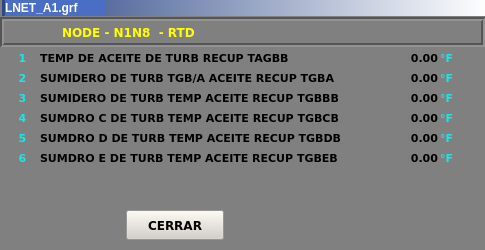
<?xml version="1.0" encoding="UTF-8"?>
<ui version="4.0">
 <class>Inet_AI_16</class>
 <widget class="QWidget" name="Inet_AI_16">
  <property name="geometry">
   <rect>
    <x>0</x>
    <y>0</y>
    <width>485</width>
    <height>250</height>
   </rect>
  </property>
  <property name="minimumSize">
   <size>
    <width>485</width>
    <height>250</height>
   </size>
  </property>
  <property name="maximumSize">
   <size>
    <width>485</width>
    <height>250</height>
   </size>
  </property>
  <property name="windowTitle">
   <string>Inet_AI_16</string>
  </property>
  <property name="styleSheet">
   <string notr="true">background-color: rgb(128, 128, 128);</string>
  </property>
  <widget class="QLabel" name="lbNum_1">
   <property name="geometry">
    <rect>
     <x>12</x>
     <y>50</y>
     <width>21</width>
     <height>16</height>
    </rect>
   </property>
   <property name="font">
    <font>
     <family>Verdana</family>
     <pointsize>8</pointsize>
     <weight>75</weight>
     <bold>true</bold>
    </font>
   </property>
   <property name="styleSheet">
    <string notr="true">color: rgb(22, 232, 232);</string>
   </property>
   <property name="text">
    <string>1</string>
   </property>
   <property name="alignment">
    <set>Qt::AlignCenter</set>
   </property>
  </widget>
  <widget class="QLabel" name="lbUni_5">
   <property name="geometry">
    <rect>
     <x>440</x>
     <y>130</y>
     <width>43</width>
     <height>16</height>
    </rect>
   </property>
   <property name="font">
    <font>
     <family>Verdana</family>
     <pointsize>8</pointsize>
     <weight>75</weight>
     <bold>true</bold>
    </font>
   </property>
   <property name="styleSheet">
    <string notr="true">color: rgb(22, 232, 232);</string>
   </property>
   <property name="text">
    <string>°F</string>
   </property>
   <property name="alignment">
    <set>Qt::AlignLeading|Qt::AlignLeft|Qt::AlignVCenter</set>
   </property>
  </widget>
  <widget class="QLabel" name="lbTit_5">
   <property name="geometry">
    <rect>
     <x>40</x>
     <y>130</y>
     <width>340</width>
     <height>16</height>
    </rect>
   </property>
   <property name="font">
    <font>
     <family>Verdana</family>
     <pointsize>8</pointsize>
     <weight>75</weight>
     <bold>true</bold>
    </font>
   </property>
   <property name="text">
    <string>SUMDRO D DE TURB TEMP ACEITE RECUP TGBDB</string>
   </property>
  </widget>
  <widget class="QLabel" name="lbUni_2">
   <property name="geometry">
    <rect>
     <x>440</x>
     <y>70</y>
     <width>43</width>
     <height>16</height>
    </rect>
   </property>
   <property name="font">
    <font>
     <family>Verdana</family>
     <pointsize>8</pointsize>
     <weight>75</weight>
     <bold>true</bold>
    </font>
   </property>
   <property name="styleSheet">
    <string notr="true">color: rgb(22, 232, 232);</string>
   </property>
   <property name="text">
    <string>°F</string>
   </property>
   <property name="alignment">
    <set>Qt::AlignLeading|Qt::AlignLeft|Qt::AlignVCenter</set>
   </property>
  </widget>
  <widget class="QLabel" name="lbUni_3">
   <property name="geometry">
    <rect>
     <x>440</x>
     <y>90</y>
     <width>43</width>
     <height>16</height>
    </rect>
   </property>
   <property name="font">
    <font>
     <family>Verdana</family>
     <pointsize>8</pointsize>
     <weight>75</weight>
     <bold>true</bold>
    </font>
   </property>
   <property name="styleSheet">
    <string notr="true">color: rgb(22, 232, 232);</string>
   </property>
   <property name="text">
    <string>°F</string>
   </property>
   <property name="alignment">
    <set>Qt::AlignLeading|Qt::AlignLeft|Qt::AlignVCenter</set>
   </property>
  </widget>
  <widget class="QLabel" name="lbTit_3">
   <property name="geometry">
    <rect>
     <x>40</x>
     <y>90</y>
     <width>340</width>
     <height>16</height>
    </rect>
   </property>
   <property name="font">
    <font>
     <family>Verdana</family>
     <pointsize>8</pointsize>
     <weight>75</weight>
     <bold>true</bold>
    </font>
   </property>
   <property name="text">
    <string>SUMIDERO DE TURB TEMP ACEITE RECUP TGBBB</string>
   </property>
  </widget>
  <widget class="QLabel" name="lbTit_1">
   <property name="geometry">
    <rect>
     <x>40</x>
     <y>50</y>
     <width>340</width>
     <height>16</height>
    </rect>
   </property>
   <property name="font">
    <font>
     <family>Verdana</family>
     <pointsize>8</pointsize>
     <weight>75</weight>
     <bold>true</bold>
    </font>
   </property>
   <property name="text">
    <string>TEMP DE ACEITE DE TURB RECUP TAGBB</string>
   </property>
  </widget>
  <widget class="QLabel" name="lbNum_3">
   <property name="geometry">
    <rect>
     <x>12</x>
     <y>90</y>
     <width>21</width>
     <height>16</height>
    </rect>
   </property>
   <property name="font">
    <font>
     <family>Verdana</family>
     <pointsize>8</pointsize>
     <weight>75</weight>
     <bold>true</bold>
    </font>
   </property>
   <property name="styleSheet">
    <string notr="true">color: rgb(22, 232, 232);</string>
   </property>
   <property name="text">
    <string>3</string>
   </property>
   <property name="alignment">
    <set>Qt::AlignCenter</set>
   </property>
  </widget>
  <widget class="QLabel" name="lbNum_4">
   <property name="geometry">
    <rect>
     <x>12</x>
     <y>110</y>
     <width>21</width>
     <height>16</height>
    </rect>
   </property>
   <property name="font">
    <font>
     <family>Verdana</family>
     <pointsize>8</pointsize>
     <weight>75</weight>
     <bold>true</bold>
    </font>
   </property>
   <property name="styleSheet">
    <string notr="true">color: rgb(22, 232, 232);</string>
   </property>
   <property name="text">
    <string>4</string>
   </property>
   <property name="alignment">
    <set>Qt::AlignCenter</set>
   </property>
  </widget>
  <widget class="QFrame" name="frame_2">
   <property name="geometry">
    <rect>
     <x>2</x>
     <y>0</y>
     <width>485</width>
     <height>16</height>
    </rect>
   </property>
   <property name="styleSheet">
    <string notr="true">background-color: qlineargradient(spread:pad, x1:0, y1:0, x2:1, y2:0, stop:0 rgba(43, 71, 134, 255), stop:1 rgba(255, 255, 255, 255));</string>
   </property>
   <property name="frameShape">
    <enum>QFrame::Panel</enum>
   </property>
   <property name="frameShadow">
    <enum>QFrame::Raised</enum>
   </property>
   <property name="lineWidth">
    <number>0</number>
   </property>
   <widget class="QLabel" name="lbIP">
    <property name="geometry">
     <rect>
      <x>3</x>
      <y>0</y>
      <width>101</width>
      <height>16</height>
     </rect>
    </property>
    <property name="font">
     <font>
      <pointsize>9</pointsize>
      <weight>75</weight>
      <bold>true</bold>
     </font>
    </property>
    <property name="styleSheet">
     <string notr="true">background-color: rgb(74, 110, 195);
background-color: rgb(74, 110, 195);
color: rgb(255, 255, 255);</string>
    </property>
    <property name="text">
     <string>LNET_A1.grf</string>
    </property>
   </widget>
  </widget>
  <widget class="QLabel" name="lbTit_2">
   <property name="geometry">
    <rect>
     <x>40</x>
     <y>70</y>
     <width>340</width>
     <height>16</height>
    </rect>
   </property>
   <property name="font">
    <font>
     <family>Verdana</family>
     <pointsize>8</pointsize>
     <weight>75</weight>
     <bold>true</bold>
    </font>
   </property>
   <property name="text">
    <string>SUMIDERO DE TURB TGB/A ACEITE RECUP TGBA</string>
   </property>
  </widget>
  <widget class="QLabel" name="lbNumDes_3">
   <property name="geometry">
    <rect>
     <x>388</x>
     <y>90</y>
     <width>50</width>
     <height>16</height>
    </rect>
   </property>
   <property name="font">
    <font>
     <family>Verdana</family>
     <pointsize>8</pointsize>
     <weight>75</weight>
     <bold>true</bold>
    </font>
   </property>
   <property name="text">
    <string>0.00</string>
   </property>
   <property name="alignment">
    <set>Qt::AlignRight|Qt::AlignTrailing|Qt::AlignVCenter</set>
   </property>
  </widget>
  <widget class="QLabel" name="lbNum_6">
   <property name="geometry">
    <rect>
     <x>12</x>
     <y>150</y>
     <width>21</width>
     <height>16</height>
    </rect>
   </property>
   <property name="font">
    <font>
     <family>Verdana</family>
     <pointsize>8</pointsize>
     <weight>75</weight>
     <bold>true</bold>
    </font>
   </property>
   <property name="styleSheet">
    <string notr="true">color: rgb(22, 232, 232);</string>
   </property>
   <property name="text">
    <string>6</string>
   </property>
   <property name="alignment">
    <set>Qt::AlignCenter</set>
   </property>
  </widget>
  <widget class="QLabel" name="lbNum_2">
   <property name="geometry">
    <rect>
     <x>12</x>
     <y>70</y>
     <width>21</width>
     <height>16</height>
    </rect>
   </property>
   <property name="font">
    <font>
     <family>Verdana</family>
     <pointsize>8</pointsize>
     <weight>75</weight>
     <bold>true</bold>
    </font>
   </property>
   <property name="styleSheet">
    <string notr="true">color: rgb(22, 232, 232);</string>
   </property>
   <property name="text">
    <string>2</string>
   </property>
   <property name="alignment">
    <set>Qt::AlignCenter</set>
   </property>
  </widget>
  <widget class="QLabel" name="lbTit_4">
   <property name="geometry">
    <rect>
     <x>40</x>
     <y>110</y>
     <width>340</width>
     <height>16</height>
    </rect>
   </property>
   <property name="font">
    <font>
     <family>Verdana</family>
     <pointsize>8</pointsize>
     <weight>75</weight>
     <bold>true</bold>
    </font>
   </property>
   <property name="text">
    <string>SUMDRO C DE TURB TEMP ACEITE RECUP TGBCB</string>
   </property>
  </widget>
  <widget class="QLabel" name="lbNumDes_2">
   <property name="geometry">
    <rect>
     <x>388</x>
     <y>70</y>
     <width>50</width>
     <height>16</height>
    </rect>
   </property>
   <property name="font">
    <font>
     <family>Verdana</family>
     <pointsize>8</pointsize>
     <weight>75</weight>
     <bold>true</bold>
    </font>
   </property>
   <property name="text">
    <string>0.00</string>
   </property>
   <property name="alignment">
    <set>Qt::AlignRight|Qt::AlignTrailing|Qt::AlignVCenter</set>
   </property>
  </widget>
  <widget class="QLabel" name="lbNumDes_5">
   <property name="geometry">
    <rect>
     <x>388</x>
     <y>130</y>
     <width>50</width>
     <height>16</height>
    </rect>
   </property>
   <property name="font">
    <font>
     <family>Verdana</family>
     <pointsize>8</pointsize>
     <weight>75</weight>
     <bold>true</bold>
    </font>
   </property>
   <property name="text">
    <string>0.00</string>
   </property>
   <property name="alignment">
    <set>Qt::AlignRight|Qt::AlignTrailing|Qt::AlignVCenter</set>
   </property>
  </widget>
  <widget class="QLabel" name="lbUni_4">
   <property name="geometry">
    <rect>
     <x>440</x>
     <y>110</y>
     <width>43</width>
     <height>16</height>
    </rect>
   </property>
   <property name="font">
    <font>
     <family>Verdana</family>
     <pointsize>8</pointsize>
     <weight>75</weight>
     <bold>true</bold>
    </font>
   </property>
   <property name="styleSheet">
    <string notr="true">color: rgb(22, 232, 232);</string>
   </property>
   <property name="text">
    <string>°F</string>
   </property>
   <property name="alignment">
    <set>Qt::AlignLeading|Qt::AlignLeft|Qt::AlignVCenter</set>
   </property>
  </widget>
  <widget class="QLabel" name="lbUni_1">
   <property name="geometry">
    <rect>
     <x>440</x>
     <y>50</y>
     <width>43</width>
     <height>16</height>
    </rect>
   </property>
   <property name="font">
    <font>
     <family>Verdana</family>
     <pointsize>8</pointsize>
     <weight>75</weight>
     <bold>true</bold>
    </font>
   </property>
   <property name="styleSheet">
    <string notr="true">color: rgb(22, 232, 232);</string>
   </property>
   <property name="text">
    <string>°F</string>
   </property>
   <property name="alignment">
    <set>Qt::AlignLeading|Qt::AlignLeft|Qt::AlignVCenter</set>
   </property>
  </widget>
  <widget class="QLabel" name="lbNum_5">
   <property name="geometry">
    <rect>
     <x>12</x>
     <y>130</y>
     <width>21</width>
     <height>16</height>
    </rect>
   </property>
   <property name="font">
    <font>
     <family>Verdana</family>
     <pointsize>8</pointsize>
     <weight>75</weight>
     <bold>true</bold>
    </font>
   </property>
   <property name="styleSheet">
    <string notr="true">color: rgb(22, 232, 232);</string>
   </property>
   <property name="text">
    <string>5</string>
   </property>
   <property name="alignment">
    <set>Qt::AlignCenter</set>
   </property>
  </widget>
  <widget class="QLabel" name="lbNumDes_4">
   <property name="geometry">
    <rect>
     <x>388</x>
     <y>110</y>
     <width>50</width>
     <height>16</height>
    </rect>
   </property>
   <property name="font">
    <font>
     <family>Verdana</family>
     <pointsize>8</pointsize>
     <weight>75</weight>
     <bold>true</bold>
    </font>
   </property>
   <property name="text">
    <string>0.00</string>
   </property>
   <property name="alignment">
    <set>Qt::AlignRight|Qt::AlignTrailing|Qt::AlignVCenter</set>
   </property>
  </widget>
  <widget class="QLabel" name="lbTit_6">
   <property name="geometry">
    <rect>
     <x>40</x>
     <y>150</y>
     <width>340</width>
     <height>16</height>
    </rect>
   </property>
   <property name="font">
    <font>
     <family>Verdana</family>
     <pointsize>8</pointsize>
     <weight>75</weight>
     <bold>true</bold>
    </font>
   </property>
   <property name="text">
    <string>SUMDRO E DE TURB TEMP ACEITE RECUP TGBEB</string>
   </property>
  </widget>
  <widget class="QLabel" name="lbUni_6">
   <property name="geometry">
    <rect>
     <x>440</x>
     <y>150</y>
     <width>43</width>
     <height>16</height>
    </rect>
   </property>
   <property name="font">
    <font>
     <family>Verdana</family>
     <pointsize>8</pointsize>
     <weight>75</weight>
     <bold>true</bold>
    </font>
   </property>
   <property name="styleSheet">
    <string notr="true">color: rgb(22, 232, 232);</string>
   </property>
   <property name="text">
    <string>°F</string>
   </property>
   <property name="alignment">
    <set>Qt::AlignLeading|Qt::AlignLeft|Qt::AlignVCenter</set>
   </property>
  </widget>
  <widget class="QFrame" name="frame">
   <property name="geometry">
    <rect>
     <x>0</x>
     <y>17</y>
     <width>485</width>
     <height>30</height>
    </rect>
   </property>
   <property name="styleSheet">
    <string notr="true">border-color: rgb(255, 255, 255);</string>
   </property>
   <property name="frameShape">
    <enum>QFrame::Box</enum>
   </property>
   <property name="frameShadow">
    <enum>QFrame::Sunken</enum>
   </property>
   <property name="lineWidth">
    <number>2</number>
   </property>
   <widget class="QLabel" name="label">
    <property name="geometry">
     <rect>
      <x>62</x>
      <y>4</y>
      <width>400</width>
      <height>22</height>
     </rect>
    </property>
    <property name="font">
     <font>
      <family>Verdana</family>
      <pointsize>9</pointsize>
      <weight>75</weight>
      <bold>true</bold>
     </font>
    </property>
    <property name="styleSheet">
     <string notr="true">color: rgb(255, 255, 0);</string>
    </property>
    <property name="text">
     <string>NODE - N1N8  - RTD</string>
    </property>
   </widget>
  </widget>
  <widget class="QLabel" name="lbNumDes_1">
   <property name="geometry">
    <rect>
     <x>388</x>
     <y>50</y>
     <width>50</width>
     <height>16</height>
    </rect>
   </property>
   <property name="font">
    <font>
     <family>Verdana</family>
     <pointsize>8</pointsize>
     <weight>75</weight>
     <bold>true</bold>
    </font>
   </property>
   <property name="text">
    <string>0.00</string>
   </property>
   <property name="alignment">
    <set>Qt::AlignRight|Qt::AlignTrailing|Qt::AlignVCenter</set>
   </property>
  </widget>
  <widget class="QPushButton" name="btCerrar">
   <property name="geometry">
    <rect>
     <x>126</x>
     <y>210</y>
     <width>98</width>
     <height>30</height>
    </rect>
   </property>
   <property name="font">
    <font>
     <family>Verdana</family>
     <pointsize>9</pointsize>
     <weight>75</weight>
     <bold>true</bold>
    </font>
   </property>
   <property name="styleSheet">
    <string notr="true">background-color: rgb(212, 208, 200);</string>
   </property>
   <property name="text">
    <string>CERRAR</string>
   </property>
  </widget>
  <widget class="QLabel" name="lbNumDes_6">
   <property name="geometry">
    <rect>
     <x>388</x>
     <y>150</y>
     <width>50</width>
     <height>16</height>
    </rect>
   </property>
   <property name="font">
    <font>
     <family>Verdana</family>
     <pointsize>8</pointsize>
     <weight>75</weight>
     <bold>true</bold>
    </font>
   </property>
   <property name="text">
    <string>0.00</string>
   </property>
   <property name="alignment">
    <set>Qt::AlignRight|Qt::AlignTrailing|Qt::AlignVCenter</set>
   </property>
  </widget>
 </widget>
 <layoutdefault spacing="6" margin="11"/>
 <resources/>
 <connections/>
</ui>
